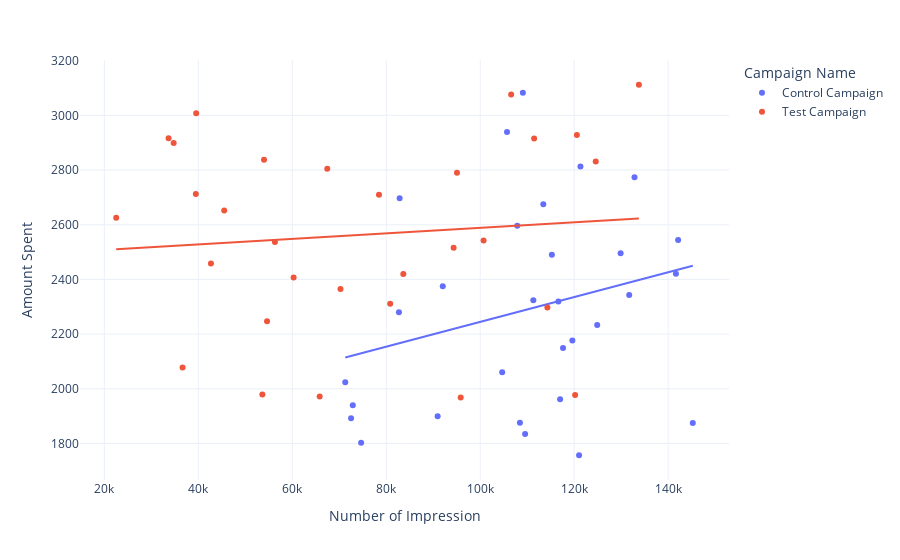

The code cell stored with this chart in its notebook:
### Markdown cell above
Analyzing the relationship between the number of impression of control_data and test_data

### Code cell
figure = px.scatter(data_frame = ab_data,
                    x = "Number of Impression",
                    y = "Amount Spent",
                    # size= "Campaign Name",
                    color = "Campaign Name",
                    trendline = "ols",
                    size_max=10000)

figure.show()

### Figure 1 — Plotly figure (JSON) as saved in the notebook; plotly's stock layout.template omitted (floating-point values rounded to 4 significant figures)
{"data": [{"hovertemplate": "Campaign Name=Control Campaign<br>Number of Impression=%{x}<br>Amount Spent=%{y}<extra></extra>", "legendgroup": "Control Campaign", "marker": {"color": "#636efa", "symbol": "circle"}, "mode": "markers", "name": "Control Campaign", "orientation": "v", "showlegend": true, "type": "scatter", "x": [82702, 117624, 115247, 116639, 82847, 145248, 132845, 71274, 119612, 108452, 107890, 121040, 113430, 74654, 105705, 129880, 72515, 117006, 124897, 104678, 141654, 92029, 131711, 111306, 72878, 109600.0, 109076, 142123, 90939, 121332], "xaxis": "x", "y": [2280, 2149, 2490, 2319, 2697, 1875, 2774, 2024, 2177, 1876, 2596, 1757, 2675, 1803, 2939, 2496, 1892, 1962, 2233, 2061, 2421, 2375, 2343, 2324, 1940, 1835, 3083, 2544, 1900, 2813], "yaxis": "y"}, {"hovertemplate": "<b>OLS trendline</b><br>Amount Spent = 0.00453629 * Number of Impression + 1791.44<br>R<sup>2</sup>=0.069265<br><br>Campaign Name=Control Campaign<br>Number of Impression=%{x}<br>Amount Spent=%{y} <b>(trend)</b><extra></extra>", "legendgroup": "Control Campaign", "marker": {"color": "#636efa", "symbol": "circle"}, "mode": "lines", "name": "Control Campaign", "showlegend": false, "type": "scatter", "x": [71274, 72515, 72878, 74654, 82702, 82847, 90939, 92029, 104678, 105705, 107890, 108452, 109076, 109600.0, 111306, 113430, 115247, 116639, 117006, 117624, 119612, 121040, 121332, 124897, 129880, 131711, 132845, 141654, 142123, 145248], "xaxis": "x", "y": [2115.0, 2120.0, 2122.0, 2130.0, 2167.0, 2167.0, 2204.0, 2209.0, 2266.0, 2271.0, 2281.0, 2283.0, 2286.0, 2288.0, 2296.0, 2306.0, 2314.0, 2321.0, 2322.0, 2325.0, 2334.0, 2341.0, 2342.0, 2358.0, 2381.0, 2389.0, 2394.0, 2434.0, 2436.0, 2450.0], "yaxis": "y"}, {"hovertemplate": "Campaign Name=Test Campaign<br>Number of Impression=%{x}<br>Amount Spent=%{y}<extra></extra>", "legendgroup": "Test Campaign", "marker": {"color": "#EF553B", "symbol": "circle"}, "mode": "markers", "name": "Test Campaign", "orientation": "v", "showlegend": true, "type": "scatter", "x": [39550, 95054, 83633, 124591, 65827, 56304, 94338, 106584, 95843, 53632, 22521, 100719, 39470, 133771, 34752, 60286, 36650, 120576, 80841, 111469, 54627, 67444, 70263, 120203, 78451, 114295, 42684, 53986, 33669, 45511], "xaxis": "x", "y": [3008, 2790, 2420, 2831, 1972, 2537, 2516, 3076, 1968, 1979, 2626, 2542, 2712, 3112, 2899, 2407, 2078, 2928, 2311, 2915, 2247, 2805, 2365, 1977, 2710, 2297, 2458, 2838, 2916, 2652], "yaxis": "y"}, {"hovertemplate": "<b>OLS trendline</b><br>Amount Spent = 0.00100671 * Number of Impression + 2487.98<br>R<sup>2</sup>=0.008600<br><br>Campaign Name=Test Campaign<br>Number of Impression=%{x}<br>Amount Spent=%{y} <b>(trend)</b><extra></extra>", "legendgroup": "Test Campaign", "marker": {"color": "#EF553B", "symbol": "circle"}, "mode": "lines", "name": "Test Campaign", "showlegend": false, "type": "scatter", "x": [22521, 33669, 34752, 36650, 39470, 39550, 42684, 45511, 53632, 53986, 54627, 56304, 60286, 65827, 67444, 70263, 78451, 80841, 83633, 94338, 95054, 95843, 100719, 106584, 111469, 114295, 120203, 120576, 124591, 133771], "xaxis": "x", "y": [2511.0, 2522.0, 2523.0, 2525.0, 2528.0, 2528.0, 2531.0, 2534.0, 2542.0, 2542.0, 2543.0, 2545.0, 2549.0, 2554.0, 2556.0, 2559.0, 2567.0, 2569.0, 2572.0, 2583.0, 2584.0, 2584.0, 2589.0, 2595.0, 2600.0, 2603.0, 2609.0, 2609.0, 2613.0, 2623.0], "yaxis": "y"}], "layout": {"legend": {"title": {"text": "Campaign Name"}, "tracegroupgap": 0}, "margin": {"t": 60}, "xaxis": {"anchor": "y", "domain": [0, 1], "title": {"text": "Number of Impression"}}, "yaxis": {"anchor": "x", "domain": [0, 1], "title": {"text": "Amount Spent"}}}}
